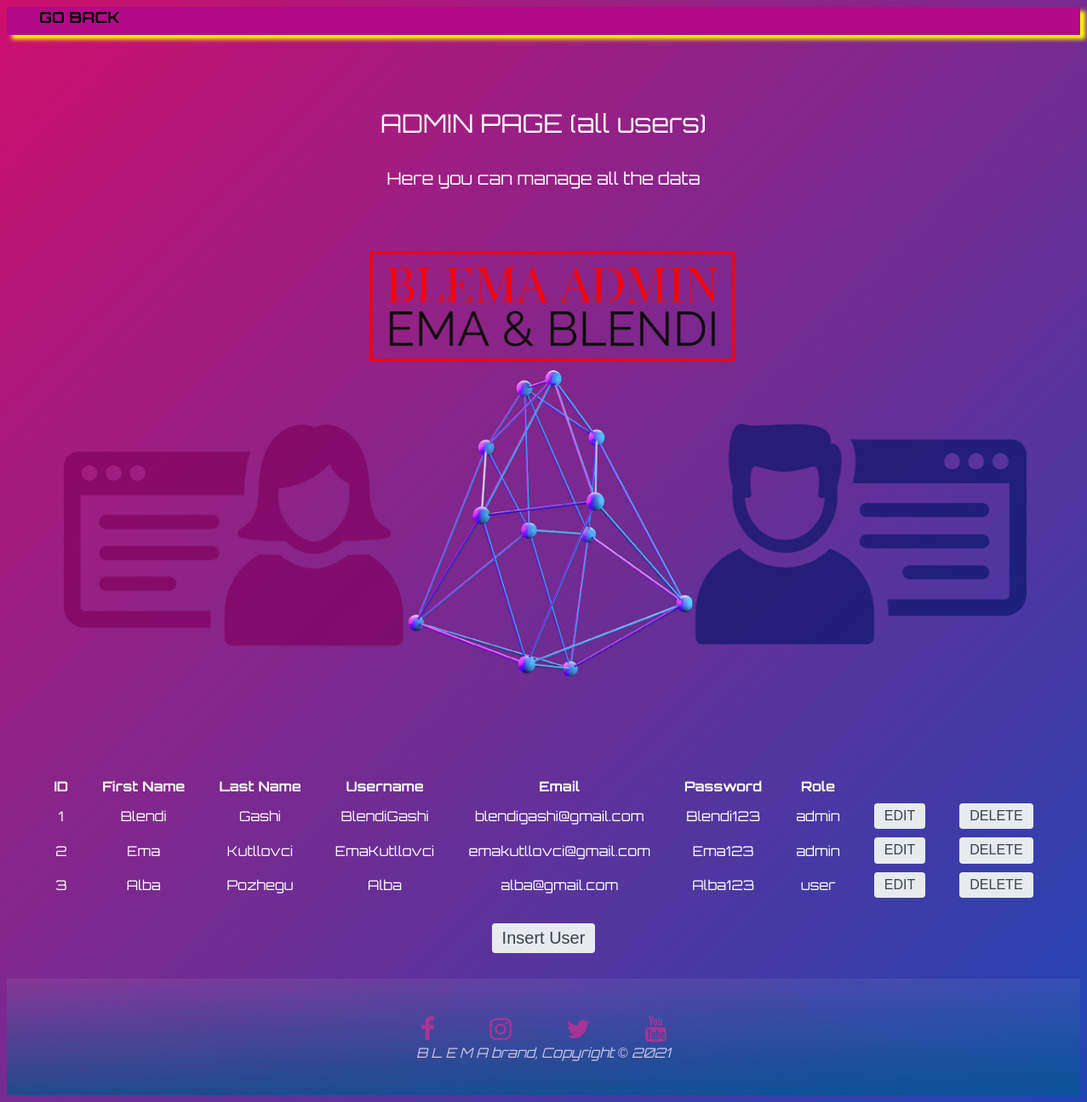
Page /view/manageUsers.php on the committed database.
### tables this page shows
CREATE TABLE `users` (
  `ID` int(11) NOT NULL,
  `Emri` varchar(50) NOT NULL,
  `Mbiemri` varchar(50) NOT NULL,
  `Username` varchar(50) NOT NULL,
  `Email` varchar(50) NOT NULL,
  `Password` varchar(50) NOT NULL,
  `Role` varchar(50) NOT NULL
);

### repository/usersRepo.php (called while the page is built, shortened)
<?php
	class usersRepo{
		private $connection;
		function __construct(){
			$connect = new DatabaseConnection;
			$this->connection = $connect->startConnection();
		}
	    function getAllUsers(){
	        $connect = $this->connection;
	        $sql = "SELECT * FROM users";
	        $statement = $connect->query($sql);
	        $allUsers = $statement->fetchAll();
	        return $allUsers;
 	    }
	}
?>

### view/manageUsers.php (the view, shortened to what this page needs)
<!DOCTYPE html>
<html>
    <head>
        <link href="https://stackpath.bootstrapcdn.com/font-awesome/4.7.0/css/font-awesome.min.css" rel="stylesheet">
        <link rel="stylesheet" href="../CSS/Additionalitems.css"/>
        <link rel="stylesheet" href="../CSS/dashboards.css"/>
    </head>
    <body class="body8">
        <div class="header2"></div>
        <div class="nav-div2">
        <ul class="nav-list2">
            <list> <a class="active" href="profile.php"><b>GO BACK</b></list></a>
        </ul>
            <div class="items">
            <p class="titulli2">ADMIN PAGE (all users)</p>
            <pre class="pershkrimi2" >Here you can manage all the data</pre> <br> <br>
            <main>
	<div style="overflow-x: auto;">
	<center>
    <table>
		<tr>
			<th>ID</th>
			<th>First Name</th>
			<th>Last Name</th>
			<th>Username</th>
			<th>Email</th>
			<th>Password</th>
			<th>Role</th>
		</tr>
             <img src = '../Project/Dashboardd.png'>
             <?php
             include_once '../repository/usersRepo.php';
             $userRepository = new usersRepo();
             $users = $userRepository->getAllUsers();
             foreach($users as $user){
                echo
                "
                <tr>
                     <td>$user[ID]</td>
                     <td>$user[Emri]</td>
                     <td>$user[Mbiemri] </td>
                     <td>$user[Username] </td>
                     <td>$user[Email] </td>
                     <td>$user[Password] </td>
                     <td>$user[Role] </td>
                     <td> <a href='editUser.php?id=$user[ID]' style='text-decoration: none;'>
						<input class='editButton' type='submit' value='EDIT'>
					 </a></td>
                    <td> <a href='../controllers/deleteUser.php?id=$user[ID]' style='text-decoration: none;'>
						<input class='deleteButton' type='submit' value='DELETE'>
					</a></td>
                </tr>
                ";
             }
             ?>
	</table> <br>
    <a href='insertUser.php' style='text-decoration: none;'>
			<input class='insertButton' type='submit' value='Insert User'>
		</a>
            </center>
	</div>
</main>
          <footer class="footer1">
            <div class="icons1">
              <a href="https://www.facebook.com/BLEMA-online-shop-103995715490962" target="_blank"><i class="fa fa-facebook"></i></a>
              <a href="https://www.instagram.com/blemashop_online/" target="_blank"><i class="fa fa-instagram"></i></a>
              <a href="https://twitter.com/BlemaOnline" target="_blank"><i class="fa fa-twitter"></i></a>
              <a href="https://youtube.com/channel/UCzNIeuOqhnT6MOGhtTFVeHA" target="_blank"><i
                      class="fa fa-youtube"></i></a>
            </div>
            <br>
            <address id="address1">B L E M A brand, Copyright &copy; 2021</address>
          </footer>
    </body>
</html>

### CSS/additionalitems.css (style rules this page uses)
.body8 { background: linear-gradient(135deg, #ce0f6e, #1e46b4); background-attachment: fixed; overflow-x: hidden; }
table, th, td { border: none; border-collapse: collapse; padding: 0 20px; font-family:'Orbitron', sans-serif; color: #fff; }
th, td { text-align: center; padding-bottom: 10px; }
.titulli2 { color:white; font-family:'Orbitron', sans-serif; text-align:center; padding-top:130px; font-size:30px; }
.pershkrimi2 { color:white;text-align:center; font-family:'Orbitron', sans-serif; padding-top:4px; font-size:20px; }
p { color:white; font-family:'Orbitron', sans-serif; }
.header2 { height:33px; box-shadow: 6px 5px 5px rgb(255, 255, 0); display:flex; flex-direction: row; background-color:rgb(180, 9, 137); }
.nav-list2 { margin: -75px; padding-left: 100px; }
.nav-list2 a { float: left; color: black; text-align: center; text-decoration: none; padding: 13px; font-size: 18px; font-family: 'Orbitron', sans-serif; }
.nav-list2 a.active { font-family: 'Orbitron', sans-serif; }
.footer1 { padding: 40px; margin-top: 30px; text-align: center; border: none; opacity: 0.7; background-image: linear-gradient(rgba(255, 255, 255, 0.10), rgb(0, 88, 139)); }
.icons1 { margin: 15px 23px; display: inline; padding: 8px; cursor: pointer; }
.icons1 a { color: rgb(206, 53, 147); padding: 30px; font-size: 30px; }
#address1 { color: white; }

### CSS/Dashboards.css (style rules this page uses)
.body8 { background: linear-gradient(135deg, #ce0f6e, #1e46b4); font-family:'Orbitron', sans-serif; color: #dc94ebde; background-attachment: fixed; }
.deleteButton { display: inline-block; outline: none; cursor: pointer; font-weight: 500; border-radius: 4px; padding: 6px 12px; border: 2px; color: #3a4149; background: #e7ebee; line-height: 1.15; font-size: 16px; }
.editButton { display: inline-block; outline: none; cursor: pointer; font-weight: 500; border-radius: 4px; padding: 6px 12px; border: 2px; color: #3a4149; background: #e7ebee; line-height: 1.15; font-size: 16px; }
.insertButton { display: inline-block; outline: none; cursor: pointer; font-weight: 500; border-radius: 4px; padding: 6px 12px; border: 2px; color: #3a4149; background: #e7ebee; line-height: 1.15; font-size: 20px; }

### rows in the picture
users: ID "1", Emri "Blendi", Mbiemri "Gashi", Username "BlendiGashi", Email "blendigashi@gmail.com", Password "Blendi123", Role "admin"
users: ID "2", Emri "Ema", Mbiemri "Kutllovci", Username "EmaKutllovci", Email "emakutllovci@gmail.com", Password "Ema123", Role "admin"
users: ID "3", Emri "Alba", Mbiemri "Pozhegu", Username "Alba", Email "alba@gmail.com", Password "Alba123", Role "user"
